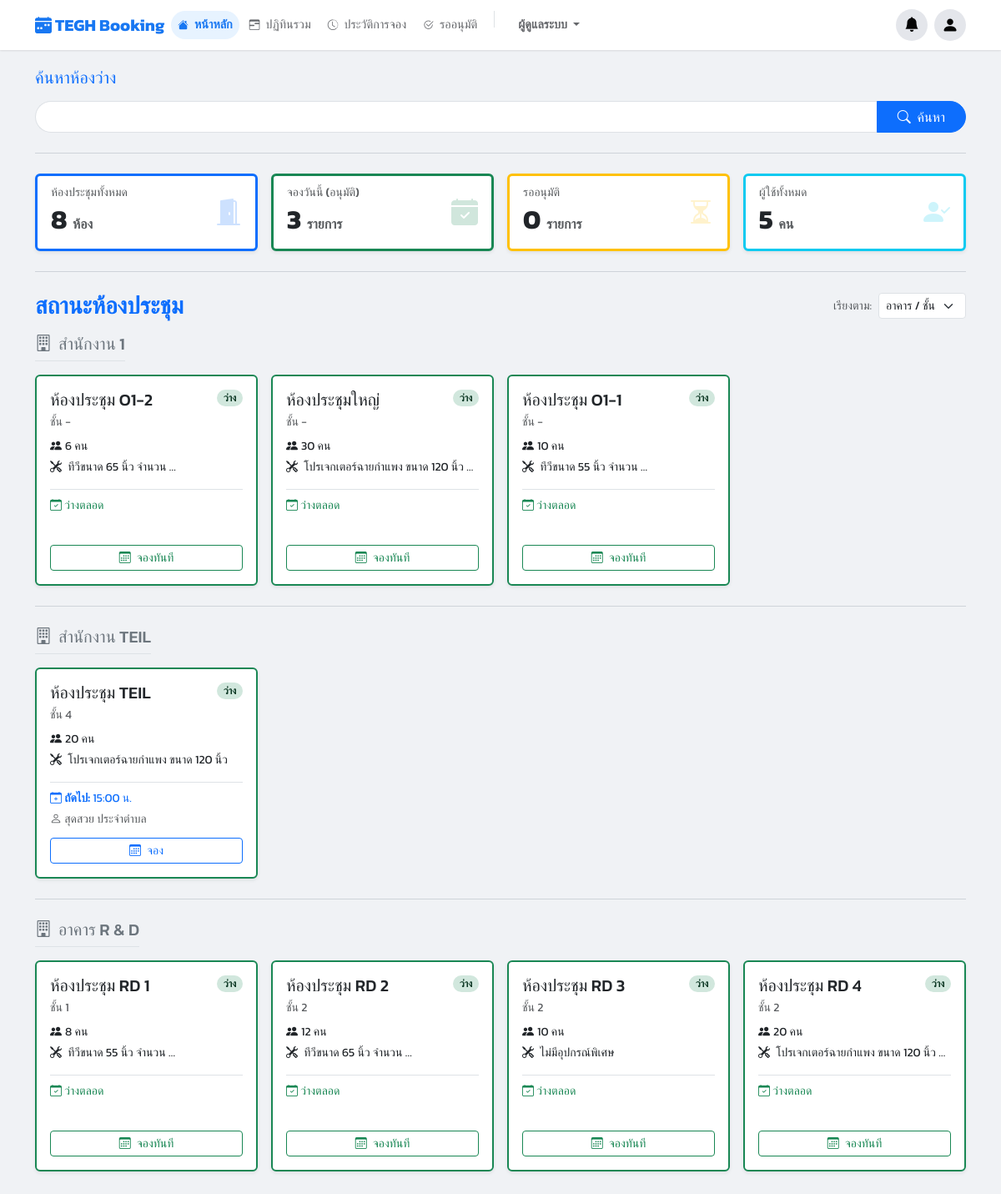
The page /dashboard/ (signed in) on the database its author committed.
### booking/models.py (models this page shows, shortened)
class Room(models.Model):
    name = models.CharField(max_length=100)
    building = models.CharField(max_length=100, blank=True, null=True)
    floor = models.CharField(max_length=50, blank=True, null=True)
    location = models.CharField(max_length=255, blank=True, null=True, help_text="")
    capacity = models.PositiveIntegerField(default=1)
    equipment_in_room = models.TextField(blank=True, null=True, help_text="ระบุอุปกรณ์แต่ละอย่างในบรรทัดใหม่")
    image = models.ImageField(upload_to='room_images/', blank=True, null=True, verbose_name="รูปภาพห้อง")
    approver = models.ForeignKey(
        User,
        on_delete=models.SET_NULL,
        null=True,
        blank=True,
        related_name='approvable_rooms',
        help_text="เลือก User ที่มีสิทธิ์อนุมัติห้องนี้ (ถ้าเว้นว่าง = Admin กลาง)"
    )
    is_maintenance = models.BooleanField(
        default=False,
        verbose_name="ปิดปรับปรุง (โหมดแมนนวล)",
    )
    maintenance_start = models.DateTimeField(
        null=True, blank=True,
        verbose_name="เริ่มปิดปรับปรุง (อัตโนมัติ)"
    )
    maintenance_end = models.DateTimeField(
        null=True, blank=True,
        verbose_name="สิ้นสุดปิดปรับปรุง (อัตโนมัติ)"
    )
    line_notify_token = models.CharField(
        max_length=50,
        blank=True,
        null=True,
        verbose_name="LINE Notify Token",
        help_text="โทเคนสำหรับแจ้งเตือนไปยังกลุ่ม LINE ประจำห้อง (ถ้ามี)"
    )
    teams_webhook_url = models.TextField(
        blank=True,
        null=True,
        verbose_name="Teams Webhook URL",
        help_text="URL สำหรับแจ้งเตือนไปยัง Channel Teams ประจำห้อง (ถ้ามี)"
    )
    @property
    def is_currently_under_maintenance(self):
        now = timezone.now()
        if self.is_maintenance and (not self.maintenance_start or not self.maintenance_end):
            return True
        if self.maintenance_start and self.maintenance_end:
            if self.maintenance_start <= now <= self.maintenance_end:
                return True
        return False

class Booking(models.Model):
    user = models.ForeignKey(User, on_delete=models.SET_NULL, null=True, related_name='bookings')
    room = models.ForeignKey(Room, on_delete=models.CASCADE, related_name='bookings')
    title = models.CharField(max_length=200)
    start_time = models.DateTimeField()
    end_time = models.DateTimeField()
    chairman = models.CharField(max_length=200, blank=True, null=True)
    department = models.CharField(max_length=200, blank=True, null=True)
    participant_count = models.PositiveIntegerField(default=1)
    participants = models.ManyToManyField(User, related_name='participating_in', blank=True)
    presentation_file = models.FileField(upload_to='presentations/', blank=True, null=True)
    description = models.TextField(blank=True, null=True)
    additional_requests = models.TextField(blank=True, null=True)
    additional_notes = models.TextField(blank=True, null=True)
    STATUS_CHOICES = [
        ('PENDING', 'รออนุมัติ'),
        ('APPROVED', 'อนุมัติแล้ว'),
        ('REJECTED', 'ไม่อนุมัติ'),
        ('CANCELLED', 'ยกเลิกแล้ว'),
    ]
    status = models.CharField(max_length=10, choices=STATUS_CHOICES, default='PENDING')
    created_at = models.DateTimeField(auto_now_add=True)
    updated_at = models.DateTimeField(auto_now=True)
    parent_booking = models.ForeignKey(
        'self',
        on_delete=models.CASCADE,
        null=True,
        blank=True,
        related_name='child_bookings',
        help_text="การจองนี้ เป็นส่วนหนึ่งของการจองซ้ำ (ชี้ไปที่การจองแรก)"
    )
    recurrence_rule = models.CharField(max_length=20, blank=True, null=True)
    outlook_event_id = models.CharField(
        max_length=255,
        blank=True,
        null=True,
        verbose_name="Outlook Event ID",
        help_text="ID ของ Event ที่ถูกสร้างใน Microsoft Calendar"
    )

### booking/views.py (the view)
# urls.py: path('dashboard/', views.dashboard_view, name='dashboard'),
@login_required
def dashboard_view(request):
    now = timezone.now(); sort_by = request.GET.get('sort', 'floor')
    all_rooms = Room.objects.all()
    if sort_by == 'status':
        all_rooms_sorted = sorted(all_rooms, key=lambda r: (r.is_currently_under_maintenance, not r.bookings.filter(start_time__lte=now, end_time__gt=now, status__in=['APPROVED', 'PENDING']).exists()))
    elif sort_by == 'capacity': all_rooms_sorted = sorted(all_rooms, key=lambda r: r.capacity, reverse=True)
    elif sort_by == 'name': all_rooms_sorted = all_rooms.order_by('name')
    else: all_rooms_sorted = all_rooms.order_by('building', 'floor', 'name')
    buildings = defaultdict(list)
    for r in all_rooms_sorted:
        cur = r.bookings.filter(start_time__lte=now, end_time__gt=now, status__in=['APPROVED','PENDING']).first()
        if r.is_currently_under_maintenance:
            r.status, r.status_class = 'ปิดปรับปรุง', 'bg-secondary text-white'
            r.is_maintenance = True
            r.current_booking_info = None
        else:
            r.is_maintenance = False
            if cur:
                if cur.status == 'PENDING':
                    r.status, r.status_class = ('รออนุมัติ', 'bg-warning text-dark')
                else:
                    r.status, r.status_class = ('ไม่ว่าง', 'bg-danger text-white')
                r.current_booking_info = cur
            else:
                r.status, r.status_class = 'ว่าง', 'bg-success text-white'
                r.current_booking_info = None
        next_b = r.bookings.filter(start_time__gt=now, status='APPROVED').order_by('start_time').first()
        if next_b:
            if not cur and (next_b.start_time - now).total_seconds() < 7200:
                r.next_booking_info = next_b
            else:
                r.next_booking_info = None
        buildings[r.building or "General"].append(r)
    total_rooms = all_rooms.count()
    today_bookings = Booking.objects.filter(start_time__date=now.date(), status='APPROVED').count()
    pending_approvals = Booking.objects.filter(status='PENDING').count()
    total_users = User.objects.count()
    ctx = get_base_context(request)
    ctx.update({
        'buildings': dict(buildings),
        'summary_cards': {
            'total_rooms': total_rooms,
            'today_bookings': today_bookings,
            'pending_approvals': pending_approvals,
            'total_users_count': total_users
        },
        'current_sort': sort_by
    })
    return render(request, 'pages/dashboard.html', ctx)

### booking/views.py (called while the page is built)
def is_admin(user):
    return user.is_authenticated and (user.is_superuser or user.groups.filter(name='Admin').exists())

def is_approver_or_admin(user):
    return user.is_authenticated and (user.is_superuser or user.groups.filter(name__in=['Approver', 'Admin']).exists())

### templates/pages/dashboard.html (shortened to what this page needs)
{% extends 'base.html' %}
{% load static %}
{% block content %}
<div class="container-fluid px-0">
    <div class="row mb-3">
        <div class="col-12">
            <form action="{% url 'smart_search' %}" method="get">
                <label for="smartSearchInput" class="form-label h5 fw-bold text-primary"><h5>ค้นหาห้องว่าง</h5></label>
                <div class="input-group ">
                    <input type="text" class="form-control rounded-start-pill border-end-0"
                           name="q" id="smartSearchInput"
                           placeholder=""
                           value="{{ query_text|default:'' }}">
                    <button class="btn btn-primary rounded-end-pill px-4" type="submit">
                        <i class="bi bi-search me-1"></i> <span class="d-none d-sm-inline">ค้นหา</span>
                    </button>
                </div>
            </form>
        </div>
    </div>
    <hr class="section-divider">
    <div class="row g-3 mb-4">
        <div class="col-12 col-sm-6 col-xl-3">
            <div class="card kpi-card border-start border-primary border-3 shadow-sm h-100">
                <div class="card-body d-flex justify-content-between align-items-center">
                    <div>
                        <h6 class="card-subtitle text-muted mb-1 small">ห้องประชุมทั้งหมด</h6>
                        <h2 class="card-title fw-bold mb-0">{{ summary_cards.total_rooms }} <small class="text-muted fs-6">ห้อง</small></h2>
                    </div>
                    <i class="bi bi-door-open-fill kpi-icon text-primary"></i>
                </div>
            </div>
        </div>
        <div class="col-12 col-sm-6 col-xl-3">
            <div class="card kpi-card border-start border-success border-3 shadow-sm h-100">
                <div class="card-body d-flex justify-content-between align-items-center">
                    <div>
                        <h6 class="card-subtitle text-muted mb-1 small">จองวันนี้ (อนุมัติ)</h6>
                        <h2 class="card-title fw-bold mb-0">{{ summary_cards.today_bookings }} <small class="text-muted fs-6">รายการ</small></h2>
                    </div>
                     <i class="bi bi-calendar-check-fill kpi-icon text-success"></i>
                </div>
            </div>
        </div>
        <div class="col-12 col-sm-6 col-xl-3">
            <div class="card kpi-card border-start border-warning border-3 shadow-sm h-100">
                <div class="card-body d-flex justify-content-between align-items-center">
                    <div>
                        <h6 class="card-subtitle text-muted mb-1 small">รออนุมัติ</h6>
                        <h2 class="card-title fw-bold mb-0">{{ summary_cards.pending_approvals }} <small class="text-muted fs-6">รายการ</small></h2>
                    </div>
                     <i class="bi bi-hourglass-split kpi-icon text-warning"></i>
                </div>
            </div>
        </div>
        <div class="col-12 col-sm-6 col-xl-3">
            <div class="card kpi-card border-start border-info border-3 shadow-sm h-100">
                 <div class="card-body d-flex justify-content-between align-items-center">
                    <div>
                        <h6 class="card-subtitle text-muted mb-1 small">ผู้ใช้ทั้งหมด</h6>
                        <h2 class="card-title fw-bold mb-0">{{ summary_cards.total_users_count }} <small class="text-muted fs-6">คน</small></h2>
                    </div>
                     <i class="bi bi-person-check-fill kpi-icon text-info"></i>
                </div>
            </div>
        </div>
    </div>
    <hr class="section-divider">
    <div class="d-flex flex-wrap justify-content-between align-items-center mb-3 gap-2">
        <h2 class="mb-0 fw-bold text-primary fs-3">สถานะห้องประชุม</h2>
        <div class="d-flex align-items-center ms-auto">
            <label for="sortSelect" class="form-label me-2 mb-0 small text-muted text-nowrap">เรียงตาม:</label>
            <select class="form-select form-select-sm" id="sortSelect" style="width: auto;" onchange="window.location.href='?sort='+this.value">
                <option value="floor" {% if current_sort == 'floor' %}selected{% endif %}>อาคาร / ชั้น</option>
            </select>
        </div>
    </div>
    {% for building_name, rooms_in_building in buildings.items %}
        {% if not forloop.first %}
            <hr class="section-divider my-4">
        {% endif %}
        <div class="mb-4">
            <h5 class="mb-3 text-secondary border-bottom pb-2 d-inline-block"><i class="bi bi-building me-2"></i>{{ building_name }}</h5>
            <div class="row g-3 row-cols-1 row-cols-sm-2 row-cols-lg-3 row-cols-xl-4">
                {% for room in rooms_in_building %}
                <div class="col">
                    <div class="card room-card-hover border-start border-2
                        {% if room.is_maintenance %}border-secondary room-maintenance
                        {% elif room.status == 'ว่าง' %}border-success
                        {% else %}border-danger{% endif %} shadow-sm h-100">
                        <div class="card-body d-flex flex-column p-3">
                            <div class="d-flex justify-content-between align-items-start mb-2">
                                <h5 class="card-title mb-0 fs-5 text-truncate" title="{{ room.name }}">{{ room.name }}</h5>
                                {% if room.is_maintenance %}
                                    <span class="badge bg-secondary rounded-pill small">
                                        ปิดปรับปรุง
                                    </span>
                                {% else %}
                                    <span class="badge {% if room.status == 'ว่าง' %}bg-success-subtle text-success-emphasis{% else %}bg-danger-subtle text-danger-emphasis{% endif %} rounded-pill small">
                                        {{ room.status }}
                                    </span>
                                {% endif %}
                            </div>
                            <p class="card-subtitle mb-2 text-muted small">
                                ชั้น {{ room.floor|default:"-" }}
                            </p>
                            <p class="card-text small mb-1"><i class="bi bi-people-fill me-1"></i>{{ room.capacity }} คน</p>
                            <p class="card-text small mb-3 text-truncate">
                                <i class="bi bi-tools me-1"></i>
                                {{ room.equipment_in_room|truncatewords:4|default:"-" }}
                            </p>
                            <div class="mt-auto border-top pt-2">
                                {% if room.is_maintenance %}
                                    <p class="small mb-1 text-secondary">
                                        <i class="bi bi-tools"></i> **ไม่สามารถจองได้**
                                    </p>
                                    <button type="button" class="btn btn-sm btn-maintenance-alert mt-2 w-100"
                                            data-bs-toggle="modal"
                                            data-bs-target="#maintenanceAlertModal"
                                            data-room-name="{{ room.name }}">
                                        <i class="bi bi-calendar3-x me-1"></i> แจ้งเตือน
                                    </button>
                                {% elif room.next_booking_info %}
                                     <p class="small mb-1 text-primary text-truncate">
                                          <i class="bi bi-calendar-plus"></i> <strong>ถัดไป:</strong> {{ room.next_booking_info.start_time|date:"H:i" }} น.
                                     </p>
                                     <p class="small mb-1 text-muted text-truncate">
                                         <i class="bi bi-person"></i> {{ room.next_booking_info.user.get_full_name|default:room.next_booking_info.user.username }}
                                     </p>
                                     <a href="{% url 'room_calendar' room.id %}" class="btn btn-sm btn-outline-primary mt-2 w-100">
                                         <i class="bi bi-calendar3 me-1"></i> จอง
                                     </a>
                                {% else %}
                                    <p class="small mb-1 text-success"><i class="bi bi-calendar-check"></i> ว่างตลอด</p>
                                    <p class="small mb-1 text-muted">&nbsp;</p>
                                    <a href="{% url 'room_calendar' room.id %}" class="btn btn-sm btn-outline-success mt-2 w-100">
                                        <i class="bi bi-calendar3 me-1"></i> จองทันที
                                    </a>
                                {% endif %}
                            </div>
                        </div>
                    </div>
                </div>
                {% endfor %}
            </div>
        </div>
    {% empty %}
        <div class="alert alert-warning text-center">
            <i class="bi bi-exclamation-triangle-fill me-2"></i> ยังไม่มีห้องประชุมในระบบ
        </div>
    {% endfor %}
</div>
{% endblock %}

### templates/base.html (style rules this page uses)
body { background-color: #f0f2f5; font-family: 'Kanit', sans-serif; padding-top: 65px; }

### templates/pages/dashboard.html (style rules this page uses)
.kpi-card .card-body { padding: 1rem; }
.kpi-icon { font-size: 2rem; opacity: 0.2; }
.section-divider { margin-top: 1.5rem; margin-bottom: 1.5rem; border-color: #adb5bd; border-top-width: 1px; opacity: 0.5; }

### rows shown on the page
Room: building "สำนักงาน 1", name "ห้องประชุม O1-2", status "ว่าง", floor "-", capacity "6", equipment_in_room "ทีวีขนาด 65 นิ้ว จำนวน …", is_maintenance False (drawn)
Room: name "ห้องประชุมใหญ่", status "ว่าง", floor "-", capacity "30", equipment_in_room "โปรเจกเตอร์ฉายกำแพง ขนาด 120 นิ้ว …", is_maintenance False (drawn)
Room: name "ห้องประชุม O1-1", status "ว่าง", floor "-", capacity "10", equipment_in_room "ทีวีขนาด 55 นิ้ว จำนวน …", is_maintenance False (drawn)
Room: building "สำนักงาน TEIL", name "ห้องประชุม TEIL", status "ว่าง", floor "4", capacity "20", equipment_in_room "โปรเจกเตอร์ฉายกำแพง ขนาด 120 นิ้ว", next_booking_info.start_time "15:00", next_booking_info.user.get_full_name "สุดสวย ประจำตำบล"
Room: building "อาคาร R & D", name "ห้องประชุม RD 1", status "ว่าง", floor "1", capacity "8", equipment_in_room "ทีวีขนาด 55 นิ้ว จำนวน …", is_maintenance False (drawn)
Room: name "ห้องประชุม RD 2", status "ว่าง", floor "2", capacity "12", equipment_in_room "ทีวีขนาด 65 นิ้ว จำนวน …", is_maintenance False (drawn)
Room: name "ห้องประชุม RD 3", status "ว่าง", floor "2", capacity "10", equipment_in_room "ไม่มีอุปกรณ์พิเศษ", is_maintenance False (drawn)
Room: name "ห้องประชุม RD 4", status "ว่าง", floor "2", capacity "20", equipment_in_room "โปรเจกเตอร์ฉายกำแพง ขนาด 120 นิ้ว …", is_maintenance False (drawn)

### other values the page prints
{{ item.label }} "หน้าหลัก" "ปฏิทินรวม" "ประวัติการจอง" "รออนุมัติ"
{{ summary_cards.total_rooms }} "8"
{{ summary_cards.today_bookings }} "3"
{{ summary_cards.pending_approvals }} "0"
{{ summary_cards.total_users_count }} "5"
